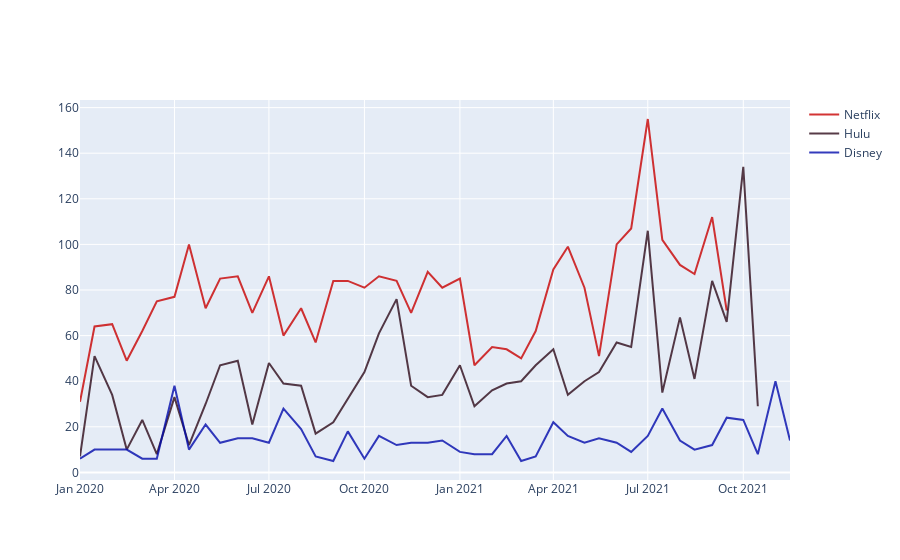

Here is the notebook cell this chart was saved with:
### Code cell
#HULU NETFLIX DISNEY+
data=[trace1,trace2,trace3]
fig=go.Figure(data=data)
iplot(fig)
